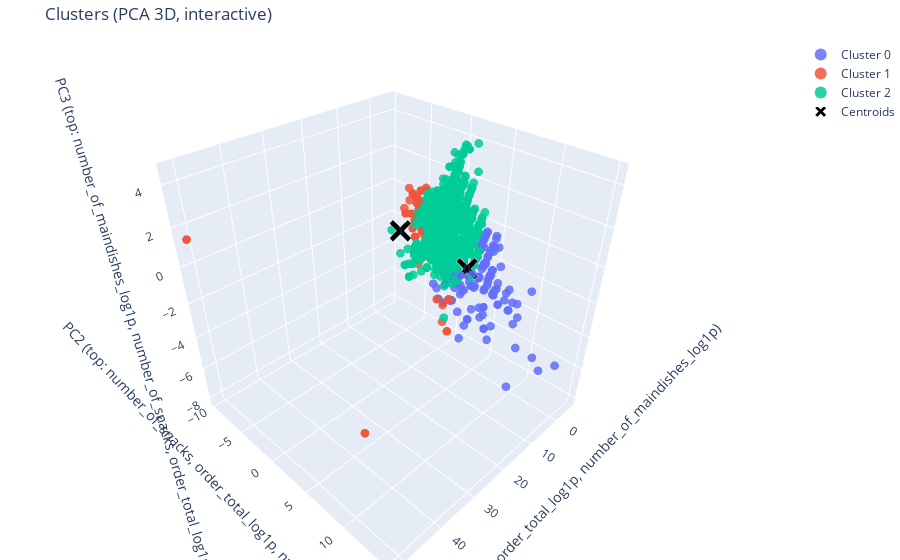

Write notebook code for a chart like this one.
### Code cell
# PCA views with axes annotated by top contributing features
plot_pca_scatter_2d_named(res.pipeline, X, res.labels, top_k=3, title_prefix="Clusters (PCA 2D)")
plot_pca_scatter_3d_interactive_named(                 # <-- switched to interactive
    res.pipeline, X, res.labels, top_k=3, title_prefix="Clusters (PCA 3D, interactive)"
)

### Figure 1 — Plotly figure (JSON) as saved in the notebook; plotly's stock layout.template omitted (floating-point values rounded to 4 significant figures; data arrays with more than 128 entries replaced by an {"elided": "..."} marker saying what was removed)
{"data": [{"hovertemplate": "Cluster=%{text}<br>PC1=%{x:.3f}<br>PC2=%{y:.3f}<br>PC3=%{z:.3f}<extra></extra>", "marker": {"opacity": 0.85, "size": 3}, "mode": "markers", "name": "Cluster 0", "text": {"elided": "238 str values"}, "type": "scatter3d", "x": {"elided": "238 float values"}, "y": {"elided": "238 float values"}, "z": {"elided": "238 float values"}}, {"hovertemplate": "Cluster=%{text}<br>PC1=%{x:.3f}<br>PC2=%{y:.3f}<br>PC3=%{z:.3f}<extra></extra>", "marker": {"opacity": 0.85, "size": 3}, "mode": "markers", "name": "Cluster 1", "text": ["1", "1", "1", "1", "1", "1", "1", "1", "1", "1", "1", "1", "1", "1", "1", "1", "1", "1", "1", "1", "1", "1", "1", "1", "1", "1", "1", "1", "1", "1", "1", "1", "1", "1", "1", "1", "1", "1", "1", "1", "1", "1", "1", "1", "1", "1", "1", "1", "1", "1", "1", "1", "1", "1", "1", "1", "1", "1", "1", "1", "1", "1", "1", "1", "1", "1", "1", "1", "1", "1", "1", "1", "1", "1", "1", "1", "1", "1", "1", "1", "1", "1", "1", "1", "1", "1", "1", "1", "1", "1", "1", "1", "1", "1", "1", "1", "1", "1", "1", "1", "1", "1", "1", "1", "1", "1", "1", "1", "1", "1", "1", "1", "1", "1", "1", "1", "1", "1", "1", "1", "1", "1", "1", "1", "1", "1"], "type": "scatter3d", "x": [7.763, 5.991, 6.984, 9.766, 8.518, 9.014, 5.791, 8.253, 8.253, 8.253, 11.21, 7.33, 7.33, 5.943, 5.516, 8.999, 6.561, 6.561, 6.561, 5.371, 6.994, 8.072, 38.11, 38.11, 10.82, 10.82, 38.11, 6.75, 7.906, 9.738, 9.738, 9.738, 5.347, 5.347, 5.347, 6.457, 6.457, 11.88, 11.88, 11.88, 5.342, 6.713, 6.496, 6.713, 10.96, 10.96, 10.96, 10.96, 6.642, 12.76, 5.329, 5.329, 5.35, 5.35, 6.288, 7.641, 7.641, 6.288, 9.432, 5.74, 5.74, 5.8, 6.068, 6.908, 5.537, 5.761, 6.591, 51.46, 51.46, 51.46, 51.46, 51.46, 51.46, 51.46, 51.46, 51.46, 51.46, 51.46, 51.46, 51.46, 5.374, 5.374, 5.207, 5.374, 5.666, 6.829, 5.708, 5.59, 5.336, 5.246, 5.246, 5.246, 5.494, 13.81, 6.016, 5.559, 5.559, 8.693, 8.693, 7.648, 7.648, 7.648, 7.648, 7.648, 7.735, 5.458, 5.458, 5.458, 14.89, 5.868, 5.868, 4.965, 4.965, 4.965, 4.965, 15.11, 15.11, 15.11, 12.04, 12.04, 12.04, 14.35, 5.776, 5.353, 7.067, 5.517], "y": [0.3209, 1.114, 0.9606, -0.876, -1.298, 1.712, 0.634, -1.921, -1.921, -1.921, 1.426, -1.54, -1.54, 1.048, -0.4635, 1.29, -0.9565, -0.9565, -0.9565, -1.286, 0.5092, 1.498, 5.653, 5.653, 0.07533, 0.07533, 5.653, -0.05945, 0.7427, 0.5828, 0.5828, 0.5828, -1.327, -1.327, -1.327, -1.207, -1.207, 5.255, 5.255, 5.255, -1.339, -0.6349, -1.126, -0.6349, 0.3792, 0.3792, 0.3792, 0.3792, -0.269, 4.89, -0.8855, -0.8855, -1.232, -1.232, -1.528, -0.8353, -0.8353, -1.528, -1.591, -0.3402, -0.3402, 0.6567, 1.794, 0.7768, -0.3205, -0.3524, -0.4335, -9.65, -9.65, -9.65, -9.65, -9.65, -9.65, -9.65, -9.65, -9.65, -9.65, -9.65, -9.65, -9.65, -1.171, -1.171, -1.607, -1.171, 0.35, 1.063, 0.4415, -0.2907, -1.269, -1.474, -1.474, -1.474, -0.5013, 5.309, 1.161, -0.7679, -0.7679, -0.8438, -0.8438, -0.4015, -0.4015, -0.4015, -0.4015, -0.4015, 0.2121, -1.082, -1.082, -1.082, 4.901, 0.8127, 0.8127, 0.6835, 0.6835, 0.6835, 0.6835, 6.407, 6.407, 6.407, 0.8919, 0.8919, 0.8919, 2.314, 0.6111, -1.332, 1.126, 0.02708], "z": [0.1283, 0.7108, 0.8011, 2.306, 1.504, -1.075, 0.1369, 0.6553, 0.6553, 0.6553, 0.491, 0.6459, 0.6459, 0.4856, 0.2733, -0.2643, 1.442, 1.442, 1.442, 0.838, 1.882, 0.1264, -6.917, -6.917, 0.4484, 0.4484, -6.917, 1.085, 0.3994, -0.9423, -0.9423, -0.9423, 0.7865, 0.7865, 0.7865, 1.202, 1.202, -2.276, -2.276, -2.276, 0.7754, 1.992, 1.289, 1.992, 0.9183, 0.9183, 0.9183, 0.9183, 0.5582, -2.619, -0.3318, -0.3318, 0.625, 0.625, 0.5175, 1.671, 1.671, 0.5175, 1.103, 2.001, 2.001, 0.1574, -0.1356, 0.5426, 0.1524, 2.11, 0.6073, 1.445, 1.445, 1.445, 1.445, 1.445, 1.445, 1.445, 1.445, 1.445, 1.445, 1.445, 1.445, 1.445, 0.719, 0.719, 0.3245, 0.719, -0.2875, -0.7927, -0.1933, 0.441, 0.5908, 0.3234, 0.3234, 0.3234, 0.2493, -3.387, 0.8466, 1.29, 1.29, 1.953, 1.953, 0.7689, 0.7689, 0.7689, 0.7689, 0.7689, 0.01563, 1.178, 1.178, 1.178, -2.04, 0.2737, 0.2737, 1.406, 1.406, 1.406, 1.406, -3.506, -3.506, -3.506, 0.2507, 0.2507, 0.2507, -0.7243, -0.1074, 0.7963, 1.079, -0.8031]}, {"hovertemplate": "Cluster=%{text}<br>PC1=%{x:.3f}<br>PC2=%{y:.3f}<br>PC3=%{z:.3f}<extra></extra>", "marker": {"opacity": 0.85, "size": 3}, "mode": "markers", "name": "Cluster 2", "text": {"elided": "8586 str values"}, "type": "scatter3d", "x": {"elided": "8586 float values"}, "y": {"elided": "8586 float values"}, "z": {"elided": "8586 float values"}}, {"hovertemplate": "Centroid %{text}<br>PC1=%{x:.3f}<br>PC2=%{y:.3f}<br>PC3=%{z:.3f}<extra></extra>", "marker": {"color": "black", "line": {"color": "white", "width": 1}, "size": 8, "symbol": "x"}, "mode": "markers+text", "name": "Centroids", "text": ["0", "1", "2"], "textposition": "middle center", "type": "scatter3d", "x": [3.332, 12.87, -0.2813], "y": [4.325, -0.6826, -0.1099], "z": [-1.624, 0.3335, 0.04012]}], "layout": {"legend": {"itemsizing": "constant"}, "margin": {"b": 0, "l": 0, "r": 0, "t": 40}, "scene": {"xaxis": {"title": {"text": "PC1 (top: number_of_drinks, order_total_log1p, number_of_maindishes_log1p)"}}, "yaxis": {"title": {"text": "PC2 (top: number_of_snacks, order_total_log1p, number_of_maindishes_log1p)"}}, "zaxis": {"title": {"text": "PC3 (top: number_of_maindishes_log1p, number_of_snacks, order_total_log1p)"}}}, "title": {"text": "Clusters (PCA 3D, interactive)"}}}
